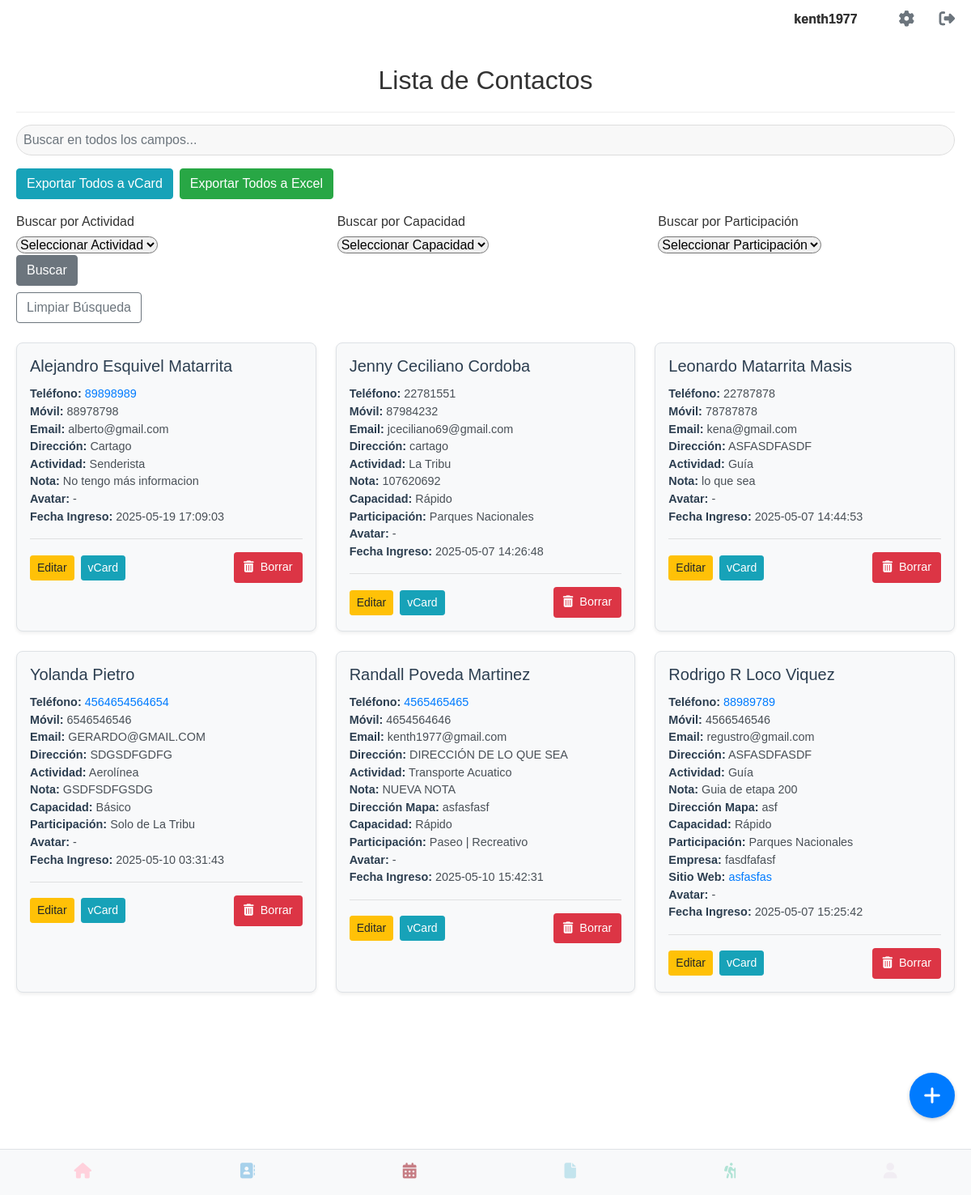
/listar_contacto (signed in), run on the app's committed database.
### models.py (models this page shows, shortened)
class User(UserMixin, db.Model):
    __tablename__ = 'users'
    id = db.Column(db.Integer, primary_key=True)
    username = db.Column(db.String(80), unique=True, nullable=False)
    email = db.Column(db.String(120), unique=True, nullable=False)
    cedula = db.Column(db.String(20), unique=True, nullable=False)
    telefono = db.Column(db.String(20), nullable=False)
    password_hash = db.Column(db.String(128))
    image_filename = db.Column(db.String(255), nullable=True)
    @property
    def is_authenticated(self):
        return True

class Contacto(db.Model):
    __tablename__ = 'contacto'
    id = db.Column(db.Integer, primary_key=True)
    nombre = db.Column(db.String(100), nullable=False)
    primer_apellido = db.Column(db.String(100), nullable=True)
    segundo_apellido = db.Column(db.String(100), nullable=True)
    telefono = db.Column(db.String(20), nullable=False)
    movil = db.Column(db.String(20), nullable=True)
    email = db.Column(db.String(120), nullable=True)
    direccion = db.Column(db.String(200), nullable=True)
    tipo_actividad = db.Column(db.String(100), nullable=True)
    nota = db.Column(db.Text, nullable=True)
    fecha_ingreso = db.Column(db.DateTime, default=datetime.utcnow)
    direccion_mapa = db.Column(db.String(255), nullable=True)
    avatar_path = db.Column(db.String(255), nullable=True)
    usuario_id = db.Column(db.Integer, db.ForeignKey('users.id'), nullable=False)
    empresa = db.Column(db.String(100), nullable=True)
    sitio_web = db.Column(db.String(255), nullable=True)
    capacidad_persona = db.Column(db.String(50), nullable=True)
    participacion = db.Column(db.String(50), nullable=True)
    usuario = db.relationship('User', backref=db.backref('contactos', lazy=True))

### app.py (the view)
@app.route('/listar_contacto')
@login_required
def listar_contacto():
    form_busqueda = BusquedaContactoForm()
    contactos = Contacto.query.filter_by(usuario_id=current_user.id).order_by(Contacto.nombre, Contacto.primer_apellido, Contacto.segundo_apellido).all()
    return render_template('listar_contacto.html', contactos=contactos, form_busqueda=form_busqueda)

### app.py (called while the page is built)
@login_manager.user_loader
def load_user(user_id):
    return User.query.get(int(user_id))

### templates/listar_contacto.html (shortened to what this page needs)
{% extends 'base.html' %}
{% block content %}
  <div class="contactos-container">
    {% if current_user.is_authenticated %}
        <div class="top-right">
            <span class="username-display">{{ current_user.username }}</span>
            <a href="{{ url_for('perfil') }}" class="gear-icon"><i class="fas fa-cog"></i></a>
            <a href="{{ url_for('logout') }}" class="logout-icon"><i class="fas fa-sign-out-alt"></i></a>
        </div>
    {% endif %}
    <h1>Lista de Contactos</h1>
    <div class="search-container mt-3">
      <input type="text" id="searchInput" class="form-control rounded-pill" placeholder="Buscar en todos los campos...">
    </div>
    <div class="export-buttons mt-3">
      <a href="{{ url_for('exportar_todos_vcard') }}" class="btn btn-info">Exportar Todos a vCard</a>
      <a href="{{ url_for('exportar_todos_excel') }}" class="btn btn-success">Exportar Todos a Excel</a>
    </div>
    <div class="filter-form mt-3">
      <form method="POST" action="{{ url_for('buscar_contacto') }}" class="row g-3 align-items-center">
        <div class="col-md-4">
          {{ form_busqueda.busqueda_actividad.label(class="form-label") }}
          {{ form_busqueda.busqueda_actividad(class="rounded-pill form-select") }}
        </div>
        <div class="col-md-4">
          {{ form_busqueda.busqueda_capacidad_persona.label(class="form-label") }}
          {{ form_busqueda.busqueda_capacidad_persona(class="rounded-pill form-select") }}
        </div>
        <div class="col-md-4">
          {{ form_busqueda.busqueda_participacion.label(class="form-label") }}
          {{ form_busqueda.busqueda_participacion(class="rounded-pill form-select") }}
        </div>
        <div class="col-auto">
          {{ form_busqueda.submit_buscar(class="btn btn-secondary") }}
        </div>
      </form>
      <a href="{{ url_for('listar_contacto') }}" class="btn btn-outline-secondary mt-2">Limpiar Búsqueda</a>
    </div>
    <div class="contacts-grid mt-4">
      {% if contactos %}
        {% for contacto in contactos %}
          <div class="contact-card border rounded-4" style="border-width: 0.5px; border-color: #ccc;">
            <div class="card-body">
              <h5 class="card-title">{{ contacto.nombre | title }} {% if contacto.primer_apellido %}{{ contacto.primer_apellido | title }}{% endif %} {% if contacto.segundo_apellido %}{{ contacto.segundo_apellido | title }}{% endif %}</h5>
              <p class="card-text">
                <strong>Teléfono:</strong>
                {% if contacto.telefono and not contacto.telefono.startswith('2') %}
                  <a href="https://wa.me/506{{ contacto.telefono }}">{{ contacto.telefono }}</a>
                {% else %}
                  {{ contacto.telefono }}
                {% endif %}
                <br>
                {% if contacto.movil %}<strong>Móvil:</strong> {{ contacto.movil }}<br>{% endif %}
                {% if contacto.email %}<strong>Email:</strong> {{ contacto.email }}<br>{% endif %}
                {% if contacto.direccion %}<strong>Dirección:</strong> {{ contacto.direccion }}<br>{% endif %}
                {% if contacto.tipo_actividad %}<strong>Actividad:</strong> {{ contacto.tipo_actividad }}<br>{% endif %}
                {% if contacto.nota %}<strong>Nota:</strong> {{ contacto.nota }}<br>{% endif %}
                {% if contacto.direccion_mapa %}<strong>Dirección Mapa:</strong> {{ contacto.direccion_mapa }}<br>{% endif %}
                {% if contacto.capacidad_persona %}<strong>Capacidad:</strong> {{ contacto.capacidad_persona }}<br>{% endif %}
                {% if contacto.participacion %}<strong>Participación:</strong> {{ contacto.participacion }}<br>{% endif %}
                {% if contacto.empresa %}<strong>Empresa:</strong> {{ contacto.empresa }}<br>{% endif %}
                {% if contacto.sitio_web %}<strong>Sitio Web:</strong> <a href="{{ contacto.sitio_web }}" target="_blank">{{ contacto.sitio_web }}</a><br>{% endif %}
                <strong>Avatar:</strong>
                {% if contacto.avatar_path %}
                  <img src="{{ url_for('static', filename='images/' + contacto.avatar_path.split('/')[-1]) }}" alt="Avatar" style="width: 50px; height: 50px; border-radius: 50%;">
                {% else %}
                  -
                {% endif %}
                <br>
                <strong>Fecha Ingreso:</strong> {{ contacto.fecha_ingreso.strftime('%Y-%m-%d %H:%M:%S') }}<br>
              </p>
              <hr>
              <div class="contact-actions">
                <div class="action-buttons">
                  <a href="{{ url_for('editar_contacto', id=contacto.id) }}" class="btn btn-sm btn-warning">Editar</a>
                  <a href="{{ url_for('exportar_vcard', contacto_id=contacto.id) }}" class="btn btn-sm btn-info">vCard</a>
                </div>
                <div>
                  <button type="button" class="btn btn-sm btn-danger borrar-contacto-btn-swal"
                          data-contacto-id="{{ contacto.id }}"
                          data-contacto-nombre="{{ contacto.nombre }}">
                    <i class="fas fa-trash-alt"></i> Borrar
                  </button>
                </div>
              </div>
            </div>
          </div>
        {% endfor %}
      {% else %}
        <p>No tienes contactos en tu agenda.</p>
      {% endif %}
    </div>
    <a href="{{ url_for('crear_contacto') }}" class="floating-button">
      <i class="fas fa-plus"></i>
    </a>
  </div>
{% endblock %}

### templates/base.html (shortened to what this page needs)
<!DOCTYPE html>
<html lang="es">
<head>
    <link rel="stylesheet" type="text/css" href="{{ url_for('static', filename='css/main.css') }}">
    <link rel="stylesheet" href="https://cdn.jsdelivr.net/npm/sweetalert2@11/dist/sweetalert2.min.css">
</head>
<body>
	<div class="contactos-container">
    {% if current_user.is_authenticated %}
        <div class="top-right">
            <span class="username-display">{{ current_user.username }}</span>
            <a href="{{ url_for('perfil') }}" class="gear-icon"><i class="fas fa-cog"></i></a>
            <a href="{{ url_for('logout') }}" class="logout-icon"><i class="fas fa-sign-out-alt"></i></a>
        </div>
    {% endif %}
</div>
{% include "flash.html" %}
<div class="container-block margin-bottom-large">
    {% block content %}
    {% endblock %}
</div>
{% include "navbar.html" %}
</body>
</html>

### static/css/base.css (style rules this page uses)
body { font-family: sans-serif; margin: 0; }
.margin-bottom-large { margin-bottom: 250px; }
.top-right { position: absolute; top: 10px; right: 20px; display: flex; align-items: center; }
.gear-icon, .logout-icon { font-size: 24px; text-decoration: none; color: #333; margin-left: 15px; }
.username-display { margin-right: 20px; font-weight: bold; color: #333; }
label { display: block; margin-bottom: 5px; }
input[type="text"], input[type="password"] { width: 100%; padding: 8px; box-sizing: border-box; border-radius: 5px; background-color: #f8f8f8; border: 1px solid #ccc; }

### static/css/forms.css (style rules this page uses)
label { display: block; margin-bottom: 5px; }

### static/css/perfil.css (style rules this page uses)
body { font-family: sans-serif; margin: 20px; }
.search-container { margin-top: 20px; border-top: 1px solid #eee; padding-top: 15px; }
.search-container input[type="text"] { flex-grow: 1; padding: 8px; border: 1px solid #ddd; border-radius: 4px; margin-right: 10px; box-sizing: border-box; }

### static/css/listar_contacto.css (style rules this page uses)
.contactos-container { font-family: Arial, sans-serif; color: #333; }
.contactos-container h1 { text-align: center; margin-bottom: 20px; font-size: 2rem; }
.contactos-container .top-right { display: flex; justify-content: flex-end; align-items: center; gap: 1rem; padding-bottom: 1rem; }
.contactos-container .username-display { font-weight: bold; }
.contactos-container .gear-icon, .contactos-container .logout-icon { color: #6c757d; font-size: 1.2rem; text-decoration: none; }
.contactos-container .search-container { margin-bottom: 1rem; }
.contactos-container .export-buttons { display: flex; gap: 0.5rem; margin-bottom: 1rem; flex-wrap: wrap; }
.contactos-container .export-buttons .btn { margin-bottom: 0.5rem; }
@media (min-width: 576px) { .contactos-container .export-buttons { flex-wrap: nowrap; } }
@media (min-width: 576px) { .contactos-container .export-buttons .btn { margin-bottom: 0; } }
.contactos-container .filter-form { margin-bottom: 1.5rem; }
.contactos-container .contacts-grid { display: grid; grid-template-columns: repeat(auto-fill, minmax(300px, 1fr)); gap: 1.5rem; }
.contactos-container .contact-card { display: flex; flex-direction: column; background-color: #f8f9fa; border: 1px solid #e0e0e0; border-radius: 0.5rem; box-shadow: 0 0.125rem 0.25rem rgba(0, 0, 0, 0.071); }
.contactos-container .contact-card .card-body { padding: 1rem; }
.contactos-container .contact-card .card-title { margin-bottom: 0.75rem; font-size: 1.25rem; color: #2c3e50; }
.contactos-container .contact-card .card-text { font-size: 0.9rem; line-height: 1.5; margin-bottom: 0.5rem; color: #495057; }
.contactos-container .contact-card .card-text strong { font-weight: bold; color: #2c3e50; }
.contactos-container .contact-card .card-text a { color: #007bff; text-decoration: none; }
.contactos-container .contact-actions { display: flex; justify-content: space-between; align-items: center; gap: 0.5rem; }
.contactos-container .action-buttons { display: flex; gap: 0.5rem; }
.contactos-container .floating-button { position: fixed; bottom: 20px; right: 20px; background-color: #007bff; color: white; border-radius: 50%; width: 56px; height: 56px; display: flex; justify-content: center; align-items: center; font-size: 24px; box-shadow: 0 2px 5px rgba(0, 0, 0, 0.2); z-index: 1000; text-decoration: none; }

### data on the page
User: username "kenth1977"
Contacto: nombre "Alejandro", primer_apellido "Esquivel", segundo_apellido "Matarrita", telefono "89898989", movil "88978798", email "alberto@gmail.com", direccion "Cartago", tipo_actividad "Senderista", nota "No tengo más informacion", fecha_ingreso "2025-05-19 17:09:03"
Contacto: nombre "Jenny", primer_apellido "Ceciliano", segundo_apellido "Cordoba", telefono "22781551", movil "87984232", email "jceciliano69@gmail.com", direccion "cartago", tipo_actividad "La Tribu", nota "107620692", capacidad_persona "Rápido", participacion "Parques Nacionales", fecha_ingreso "2025-05-07 14:26:48"
Contacto: nombre "Leonardo", primer_apellido "Matarrita", segundo_apellido "Masis", telefono "22787878", movil "78787878", email "kena@gmail.com", direccion "ASFASDFASDF", tipo_actividad "Guía", nota "lo que sea", fecha_ingreso "2025-05-07 14:44:53"
Contacto: nombre "Yolanda", primer_apellido "Pietro", telefono "4564654564654", movil "6546546546", email "GERARDO@GMAIL.COM", direccion "SDGSDFGDFG", tipo_actividad "Aerolínea", nota "GSDFSDFGSDG", capacidad_persona "Básico", participacion "Solo de La Tribu", fecha_ingreso "2025-05-10 03:31:43"
Contacto: nombre "Randall", primer_apellido "Poveda", segundo_apellido "Martinez", telefono "4565465465", movil "4654564646", email "kenth1977@gmail.com", direccion "DIRECCIÓN DE LO QUE SEA", tipo_actividad "Transporte Acuatico", nota "NUEVA NOTA", direccion_mapa "asfasfasf", capacidad_persona "Rápido", participacion "Paseo | Recreativo", fecha_ingreso "2025-05-10 15:42:31"
Contacto: nombre "Rodrigo R", primer_apellido "Loco", segundo_apellido "Viquez", telefono "88989789", movil "4566546546", email "regustro@gmail.com", direccion "ASFASDFASDF", tipo_actividad "Guía", nota "Guia de etapa 200", direccion_mapa "asf", capacidad_persona "Rápido", participacion "Parques Nacionales", empresa "fasdfafasf", sitio_web "asfasfas", fecha_ingreso "2025-05-07 15:25:42"
